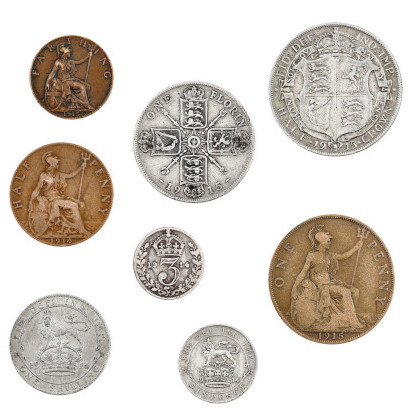
#> input picture coin detection and value counting/input_image/coins3.jpg, 412 x 412 px
$ python coin_count.py
#> lines starting #> are read from the running program, lines starting #| are printed output that depends on the picture; after the words box and inside, x2 and y2 are one past the last pixel; in counts of white or black regions, pixels touching at a corner belong together
"""
coin detection using opencv and python
task: draw a circle around each coin in an image
method:
- find the edge using Gaussian and Canny
- try to fit a circle to the edges by comparing circles of increasing size. Once passed threshold,
  assume that is the radius of coin and save the coordinates of the center
- draw the circles to the original image
"""

import cv2
import numpy as np
import math

filename = 'coins3.jpg'
# filename = 'coindetection.jpg'

coins = cv2.imread('input_image/'+filename, 1)
#> coins is the input picture: shape (412, 412, 3); mean B, G, R 203.5, 210.6, 217.1

# defining minimal and maximal radius, specified to the image
min_r = 12
max_r = 85

# detect edges
# [93 lines left out: functions edge_detect_coins, coin_centre_detect, circle_coins, not called in this run]

def hough_circle_detection():
    gray = cv2.cvtColor(coins, cv2.COLOR_BGR2GRAY)
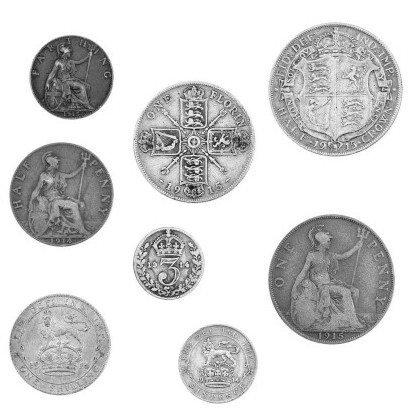
#> gray: shape (412, 412); min 9, max 255, mean 211.7
    img = cv2.medianBlur(gray, 11)
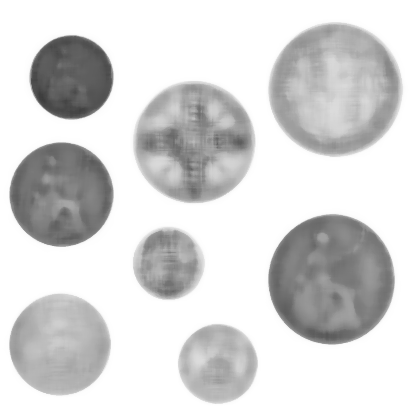
#> img: shape (412, 412); min 60, max 255, mean 213.5
    circles = cv2.HoughCircles(img, cv2.HOUGH_GRADIENT, 1, 28, param1 = 180, param2 = 30, minRadius = min_r*2, maxRadius = max_r*2)
#> circles = [[193.5, 142.5, 60.5], [61.5, 193.5, 51.6], [331.5, 280.5, 63.1], [71.5, 77.5, 41.6], [336.5, 88.5, 65.3], [168.5, 263.5, 35.5], [60.5, 342.5, 49.4], [216.5, 363.5, 39.6]]

    coins_copy = coins.copy()

    for detected_circle in circles[0]:
        x_coor, y_coor, detected_radius = detected_circle

        x_coor = x_coor.astype(int)
        y_coor = y_coor.astype(int)
        detected_radius = detected_radius.astype(int)

        coins_detected_h = cv2.circle(coins_copy, (x_coor, y_coor), detected_radius, (55, 55, 55), 2)
#> this loop made 8 passes
#> (detected_circle, x_coor, y_coor, detected_radius) on passes 1 to 8: ([193.5, 142.5, 60.5], 193, 142, 60), ([61.5, 193.5, 51.6], 61, 193, 51), ([331.5, 280.5, 63.1], 331, 280, 63), ([71.5, 77.5, 41.6], 71, 77, 41), ([336.5, 88.5, 65.3], 336, 88, 65), ([168.5, 263.5, 35.5], 168, 263, 35), ([60.5, 342.5, 49.4], 60, 342, 49), ([216.5, 363.5, 39.6], 216, 363, 39)
#> pass 2, in hough_circle_detection, `coins_detected_h = cv2.circle(coins_copy, (x_coor, y_coor), detected_r..`:
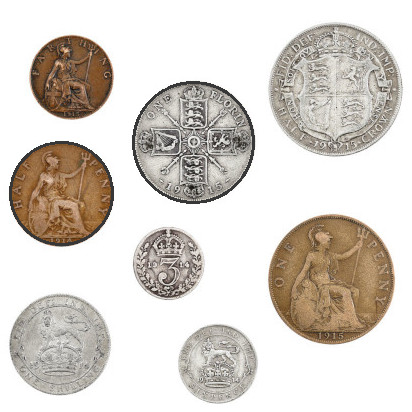
#> coins_detected_h: shape (412, 412, 3); mean B, G, R 202.2, 209.1, 215.4
#> pass 3, in hough_circle_detection, `coins_detected_h = cv2.circle(coins_copy, (x_coor, y_coor), detected_r..`:
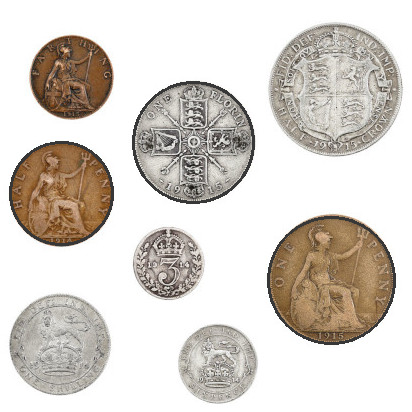
#> coins_detected_h: shape (412, 412, 3); 0.66% of pixels changed, all inside (x1, y1, x2, y2) = (267, 216, 396, 345)
#> after the loop:
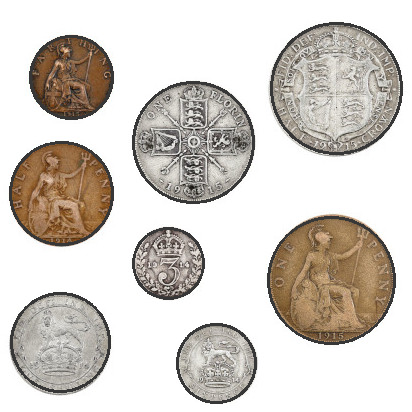
#> coins_copy: shape (412, 412, 3); 4.46% of pixels changed, all inside (x1, y1, x2, y2) = (9, 22, 403, 404)

    cv2.imwrite('output_image/coin_detection/' + filename[:-4]+ '_hough.jpg', coins_detected_h)


# def compare_circle_detection():
# circle_coins()
hough_circle_detection()

$ run again, with coin detection and value counting/input_image/coins4.jpg copied over coin detection and value counting/input_image/coins3.jpg
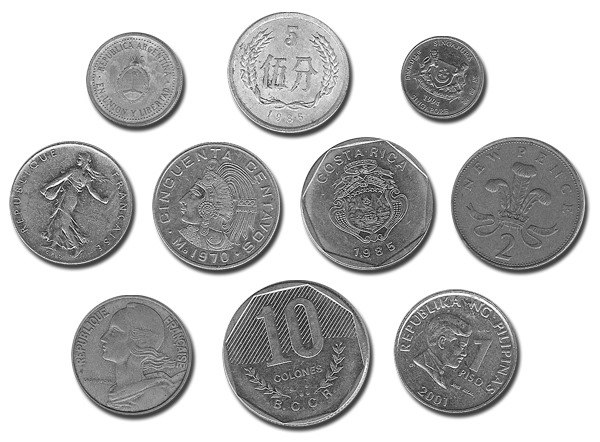
#> input picture coin detection and value counting/input_image/coins4.jpg, 600 x 442 px
#> coins is the input picture: shape (442, 600, 3); min 0, max 255, mean 193
#> in hough_circle_detection, `img = cv2.medianBlur(gray, 11)`:
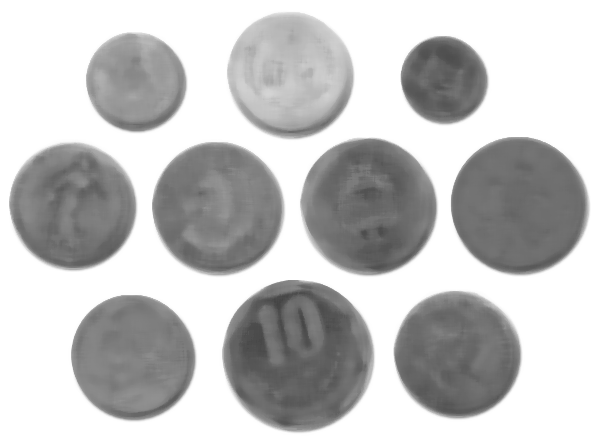
#> img: shape (442, 600); min 68, max 255, mean 194
#> circles = [[456.5, 354.5, 63.5], [298.5, 355.5, 76], [368.5, 205.5, 68.3], [519.5, 205.5, 69], [72.5, 206.5, 63.3], [216.5, 206.5, 64.3], [134.5, 356.5, 63.2], [136.5, 82.5, 48.6], [288.5, 74.5, 62.9], [444.5, 79.5, 43.8]]
#> the loop in hough_circle_detection, `for detected_circle in circles[0]:` made 10 passes
#> (detected_circle, x_coor, y_coor, detected_radius) on passes 1 to 8: ([456.5, 354.5, 63.5], 456, 354, 63), ([298.5, 355.5, 76], 298, 355, 76), ([368.5, 205.5, 68.3], 368, 205, 68), ([519.5, 205.5, 69], 519, 205, 69), ([72.5, 206.5, 63.3], 72, 206, 63), ([216.5, 206.5, 64.3], 216, 206, 64), ([134.5, 356.5, 63.2], 134, 356, 63), ([136.5, 82.5, 48.6], 136, 82, 48)
#> after the loop in hough_circle_detection, `for detected_circle in circles[0]:`:
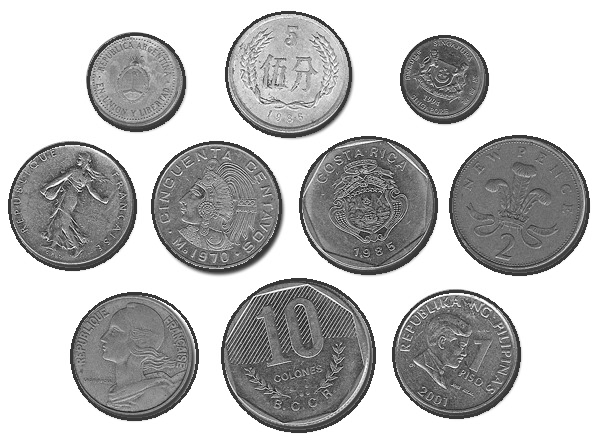
#> coins_copy: shape (442, 600, 3); 4.32% of pixels changed, all inside (x1, y1, x2, y2) = (8, 11, 590, 433)
